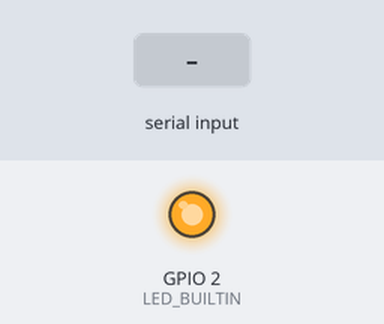
The sketch below on a simulated ESP8266 (NodeMCU). On the bench: output pins drawn as LEDs (lit = HIGH, except the on-board LED, lit = LOW). Dashed ring = blinking. The test bench sets the inputs (shaded band). WiFi joins after 1.5 s; servers stay silent unless stated; uploads are accepted with an empty reply.

Above: at 0.6 s.
At 3.2 s:
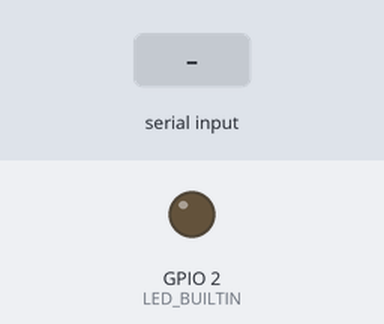
3.3 s: "1" received over Serial
At 3.37 s:
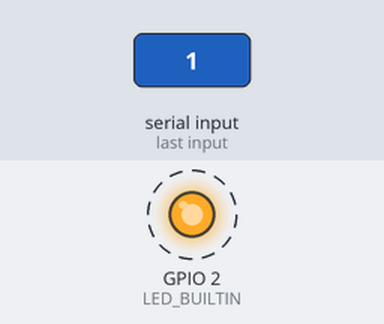
Timing chart, 0 to 6.3 s (numbered marks = the images above; inputs shaded):
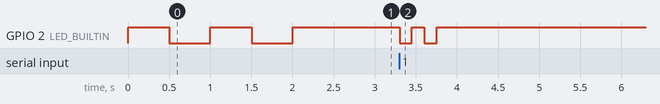

Measured:
- after the input at 3.3 s, GPIO 2 (LED_BUILTIN): alternates HIGH for 0.15 s and LOW for 0.15 s, 4 changes in all, then stays HIGH, starting at once

The sketch:

esp01_mqqt_client.ino
```cpp
#include <ESP8266HTTPClient.h>
#include <ESP8266WiFi.h>
#include <WiFiClient.h>


const char* ssid = "OGSCS-01";      //change this to your wifi username
const char* password = "1GRD2025";  //change this to your wifi password

char data[90];

void setupWiFI() {
  pinMode(LED_BUILTIN, OUTPUT);
  digitalWrite(LED_BUILTIN, LOW);
  WiFi.mode(WIFI_STA);
  WiFi.setSleep(false);
  WiFi.begin(ssid, password);
  WaitConnectWiFi();
  // Serial.println(WiFi.localIP());
}

void WaitConnectWiFi() {
  while (WiFi.status() != WL_CONNECTED) {
    digitalWrite(LED_BUILTIN, HIGH);
    delay(500);
    digitalWrite(LED_BUILTIN, LOW);
    delay(500);
  }
  digitalWrite(LED_BUILTIN, HIGH);
}


void setup() {
  Serial.begin(9600);

  setupWiFI();

  data[0] = '\0';
}

void loop() {
  if (WiFi.status() != WL_CONNECTED) {
    WaitConnectWiFi();
  }
  if (Serial.available()) {
    data[0] = '\0';
    while (Serial.available()) {
      delay(3);
      char m = Serial.read();
      byte len = strlen(data);
      data[len] = m;
      data[len + 1] = '\0';
    }
    blink(2);
    dump(data);
  }
}

void blink(int num) {
  for (int i = 0; i < num; i++) {
    digitalWrite(LED_BUILTIN, LOW);
    delay(150);
    digitalWrite(LED_BUILTIN, HIGH);
    delay(150);
  }
}

void dump(const char inp[]) {
  // Serial.println(inp);
  WiFiClient espclient;
  HTTPClient http;
  char url[120];
  sprintf(url, "http://meters.onegridenergies.com/update-meter");
  // Serial.println(url);
  http.begin(espclient, url);
  http.addHeader("Content-Type", "application/json");
  int httpCode = http.POST(inp);
  String payload = http.getString();
  payload.trim();
  Serial.println(payload);
  http.end();
}
```
